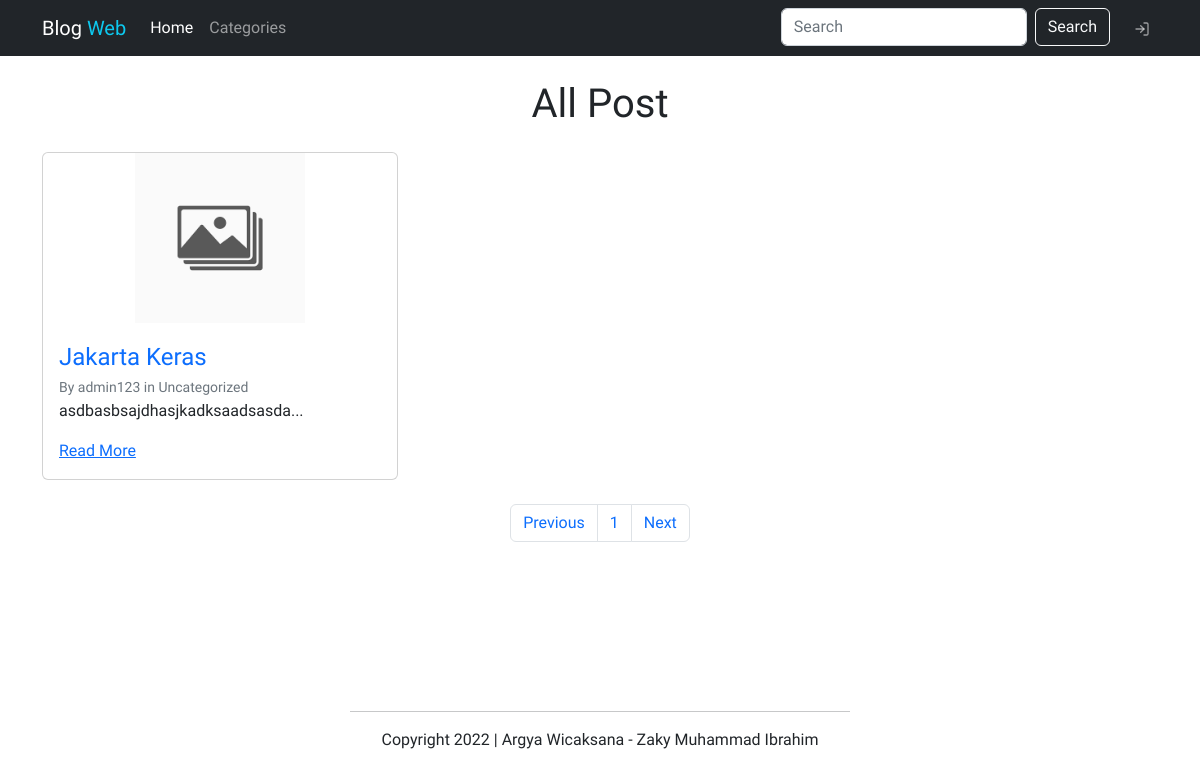
The page / on the database its author committed.
### tables this page shows
CREATE TABLE `article` (
  `article_id` int(11) NOT NULL AUTO_INCREMENT,
  `title` varchar(255) NOT NULL,
  `img` varchar(255) DEFAULT NULL,
  `category_id` int(11) DEFAULT NULL,
  `user_id` int(11) DEFAULT NULL,
  `content` text DEFAULT NULL,
  `timestamp` timestamp NOT NULL DEFAULT current_timestamp() ON UPDATE current_timestamp(),
  PRIMARY KEY (`article_id`),
  KEY `user_id` (`user_id`),
  KEY `category_id` (`category_id`),
  CONSTRAINT `article_ibfk_1` FOREIGN KEY (`user_id`) REFERENCES `user` (`id`),
  CONSTRAINT `article_ibfk_2` FOREIGN KEY (`category_id`) REFERENCES `category` (`id`)
);

CREATE TABLE `user` (
  `id` int(13) NOT NULL,
  `username` varchar(255) NOT NULL,
  `email` varchar(255) NOT NULL,
  `password` varchar(255) NOT NULL,
  `isAdmin` tinyint(1) DEFAULT 0,
  PRIMARY KEY (`id`),
  UNIQUE KEY `username` (`username`),
  UNIQUE KEY `email` (`email`)
);

CREATE TABLE `category` (
  `id` int(11) NOT NULL AUTO_INCREMENT,
  `name` varchar(255) DEFAULT NULL,
  PRIMARY KEY (`id`)
);

### index.php (the view)
<?php include 'templates/header.php';
?>
<main class="container mt-4">
    <?php
    if (isset($_GET['c_name'])) {
        $c_name = $_GET['c_name'];
    ?>
        <h1 class="mb-4 text-center">Showing <?php echo "$c_name" ?></h1>
    <?php
    } else {
    ?>
        <h1 class="mb-4 text-center">All Post</h1>
    <?php
    }
    ?>
    <div class="row">
        <?php
        $batas = 6;
        $halaman = isset($_GET['halaman']) ? (int)$_GET['halaman'] : 1;
        $halaman_awal = ($halaman > 1) ? ($halaman * $batas) - $batas : 0;
        $previous = $halaman - 1;
        $next = $halaman + 1;
        if (isset($_GET['c_id'])) {
            $c_id = $_GET['c_id'];
            $sql = "SELECT c.name as kategori, article_id, title, content, img, `timestamp`, username AS author, name AS category FROM article AS a
            JOIN user AS u ON(a.user_id = u.id)
            JOIN category AS c ON(a.category_id = c.id) WHERE a.category_id = $c_id";
            if (isset($_GET['s'])) {
                $search = $_GET['s'];
                $sql .= " AND (content LIKE '%$search%' OR title LIKE '%$search%')";
            }
            $sql .= " ORDER BY `timestamp` DESC";
        } else if (isset($_GET['s'])) {
            $search = $_GET['s'];
            $sql = "SELECT article_id, title, content, img, `timestamp`, username AS author, name AS category FROM article AS a
            JOIN user AS u ON(a.user_id = u.id)
            JOIN category AS c ON(a.category_id = c.id) WHERE content LIKE '%$search%' OR title LIKE '%$search%' ORDER BY `timestamp` DESC";
        } else {
            $sql = "SELECT article_id, title, content, img, `timestamp`, username AS author, name AS category FROM article AS a
            JOIN user AS u ON(a.user_id = u.id)
            JOIN category AS c ON(a.category_id = c.id) ORDER BY `timestamp` DESC";
        }
        $articles = mysqli_query($connect, $sql);
        $jumlah_data = mysqli_num_rows($articles);
        $total_halaman = ceil($jumlah_data / $batas);
        $query = "$sql limit $halaman_awal, $batas";
        $articles = mysqli_query($connect, $query);
        if (mysqli_num_rows($articles) > 0) {
            foreach ($articles as $article) {
                $excerpt = array_slice(explode(" ", $article['content']), 0, 5);
                $excerpt = strip_tags(implode(' ', $excerpt), '<ol><ul><li>') . '...';
        ?>
                <div class="col-md-4 mb-4">
                    <div class="card">
                        <?php
                        if ($article['img'] != '') {
                        ?>
                            <img src="<?= $article['img'] ?>" class="self-align-center">
                        <?php
                        } else {
                        ?>
                            <img src="img/nopicture.jpg" style="max-height: 170px;" class="align-self-center">
                        <?php
                        }
                        ?>
                        <div class="card-body">
                            <a class="fs-4 card-title text-decoration-none text-capitalize" href="view.php?a_id=<?= $article['article_id'] ?>"><?= $article['title'] ?></a>
                            <br>
                            <small class="card-text text-muted">By <?= $article['author'] ?> in <?= $article['category'] ?></small>
                            <p class="card-text"><?= $excerpt ?></p>
                            <a href="view.php?a_id=<?= $article['article_id'] ?>">Read More</a>
                        </div>
                    </div>
                </div>
            <?php
            }
            ?>
            <nav>
                <ul class="pagination justify-content-center">
                    <li class="page-item">
                        <a class="page-link" <?php if ($halaman > 1) {
                                                    echo "href='?halaman=$previous'";
                                                } ?>>Previous</a>
                    </li>
                    <?php
                    for ($x = 1; $x <= $total_halaman; $x++) {
                    ?>
                        <li class="page-item"><a class="page-link" href="?halaman=<?= $x ?>"><?= $x; ?></a></li>
                    <?php
                    }
                    ?>
                    <li class="page-item">
                        <a class="page-link" <?php if ($halaman < $total_halaman) {
                                                    echo "href='?halaman=$next'";
                                                } ?>>Next</a>
                    </li>
                </ul>
            </nav>
        <?php
        } else {
        ?>
            <p class="text-center">No Article Found</p>
        <?php
        }
        ?>
    </div>
</main>
<?php include 'templates/footer.php'; ?>

### css/style.css (style rules this page uses)
* { font-family: 'Quicksand', sans-serif; }
main { min-height: calc(100vh - 73px - 56px - 56px); }

### rows shown on the page
article: title "Jakarta Keras", user.username "admin123", category.name "Uncategorized", content "asdbasbsajdhasjkadksaadsasda..."
